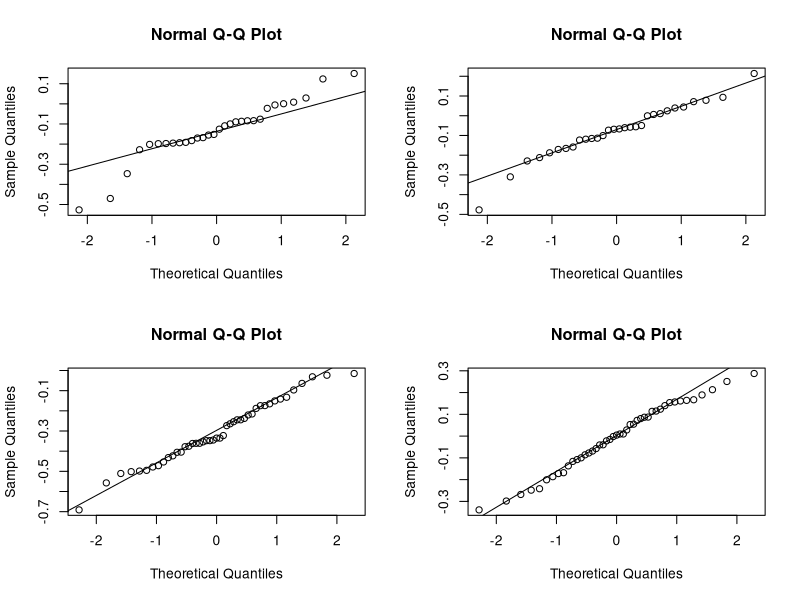
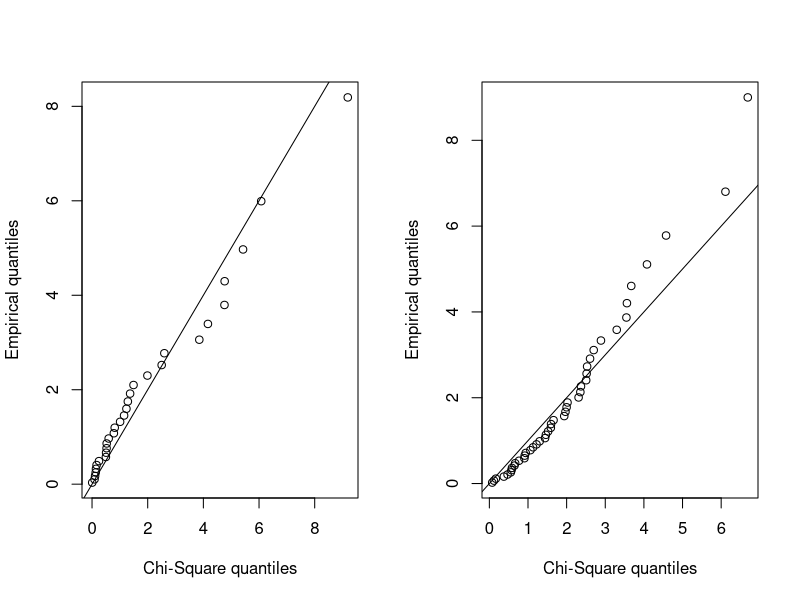
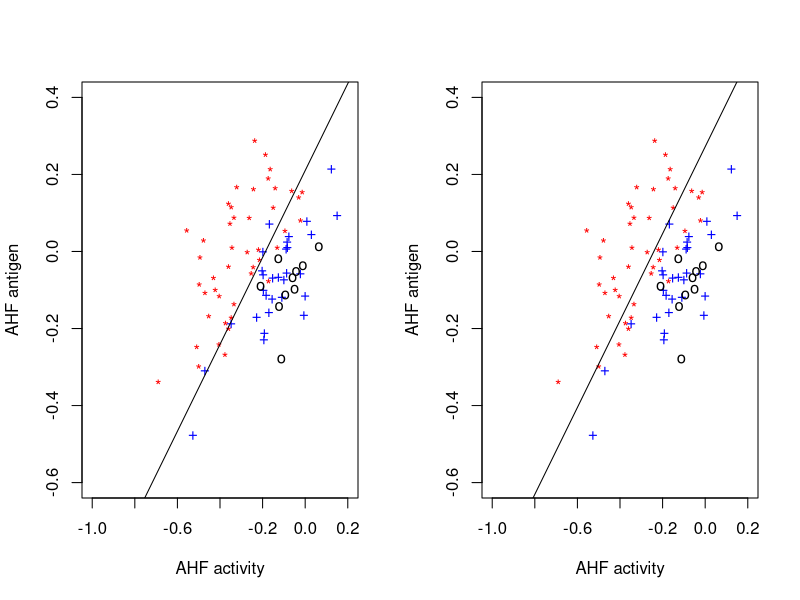

Write R code to recreate these figures, in order.
#Q3 (Exercise 11.32)
HemoData <- data.frame(read.table('T11-8.DAT', header=FALSE))
library(MASS)
colnames(HemoData) = c("V1","V2","V3")

#(a)
library(mvtnorm)
group1 = subset(HemoData, V1==1)[,2:3]
group2 = subset(HemoData, V1==2)[,2:3] 
par(mfrow=c(2,2))
qqnorm(group1$V2)
qqline(group1$V2)
qqnorm(group1$V3)
qqline(group1$V3)
qqnorm(group2$V2)
qqline(group2$V2)
qqnorm(group2$V3)
qqline(group2$V3)

zd1=apply(group1, 1, function(x, a, b)(x-a)%*%solve(b)%*%(x-a), colMeans(group1), var(group1))
zd2=apply(group2, 1, function(x, a, b)(x-a)%*%solve(b)%*%(x-a), colMeans(group2), var(group2))

par(mfrow=c(1,2))  
qqplot(zd1, qchisq(ppoints(zd1)[order(order(zd1))], df=2), xlab="Chi-Square quantiles", ylab="Empirical quantiles")
abline(0,1)

qqplot(zd2, qchisq(ppoints(zd2)[order(order(zd2))], df=2), xlab="Chi-Square quantiles", ylab="Empirical quantiles")
abline(0,1)

#(b)
x1.bar = colMeans(group1)
x2.bar = colMeans(group2)
S1 = var(group1)
S2 = var(group2)
n1 = dim(group1)[1]
n2 = dim(group2)[1]
SP = ((n1-1)*S1 + (n2-1)*S2)/(n1+n2-2)
SP
a = (x1.bar-x2.bar)%*%solve(SP)
a
b = 0.5*a%*%(x1.bar + x2.bar)
b

z.cv <- lda(V1 ~ V2 + V3, data = HemoData, prior=c(0.5,0.5), CV=T)
table(z.cv$class, HemoData$V1)
#AER=(4+8)/(30+45)=0.16

#(c)
NewHemo <- read.table('T11-8B.DAT', header=FALSE)
z.out <- lda(V1 ~ V2 + V3, data = HemoData, prior=c(0.5,0.5), CV=F)
predict(z.out, newdata=data.frame(V2=NewHemo$V1, V3=NewHemo$V2), prior=z.out$prior)

plot(group1$V2, group1$V3, col="blue", xlab="AHF activity", ylab="AHF antigen", xlim=c(-1,0.2),ylim=c(-0.6,0.4), pch="+")
points(group2$V2, group2$V3, col="red", pch="*")
abline(coef=c(3.599/17.124, 19.319/17.124))
points(NewHemo[,1], NewHemo[,2], col="black", pch="o")

#(d)
zz.cv <- lda(V1 ~ V2 + V3, data = HemoData, prior=c(3,1)/4, CV=T)
table(zz.cv$class, HemoData$V1)
#AER=(0+18)/(30+45)=0.24
zz.out <- lda(V1 ~ V2 + V3, data = HemoData, prior=c(3,1)/4, CV=F)              
predict(zz.out, newdata=data.frame(V2=NewHemo$V1, V3=NewHemo$V2), prior=zz.out$prior)

plot(group1$V2, group1$V3, col="blue", xlab="AHF activity", ylab="AHF antigen", xlim=c(-1,0.2),ylim=c(-0.6,0.4), pch="+")                               
points(group2$V2, group2$V3, col="red", pch="*")                                
abline(coef=c(4.658/17.124, 19.319/17.124))
points(NewHemo[,1], NewHemo[,2], col="black", pch="o")

